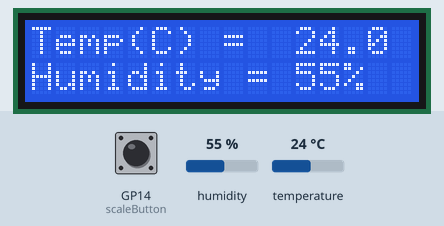
Recording of a program running on a simulated Raspberry Pi Pico running MicroPython. Shown: 16×2 character LCD. The inputs (shaded band) are chosen by the test bench; at power-on: GP14 (scaleButton) HIGH, humidity 55 %, temperature 24 °C.

Above: at 3.2 s.
3.3 s: GP14 (scaleButton) pulled LOW for 2.35 s
At 6.3 s:
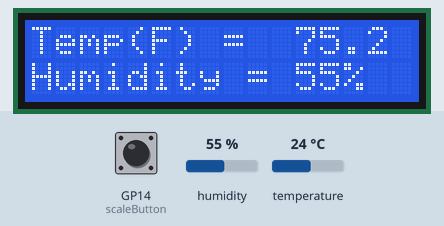
7.1 s: humidity set to 22 %
At 9.4 s:
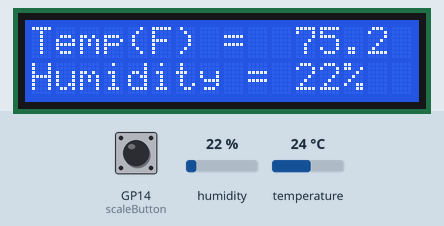
9.8 s: temperature set to 12 °C
At 11.3 s:
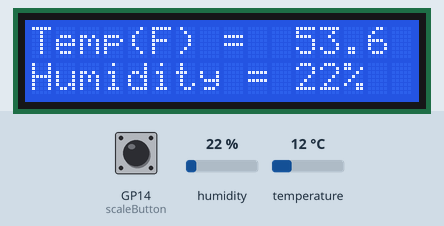
12.5 s: GP14 (scaleButton) pulled LOW for 2.35 s
At 16.0 s:
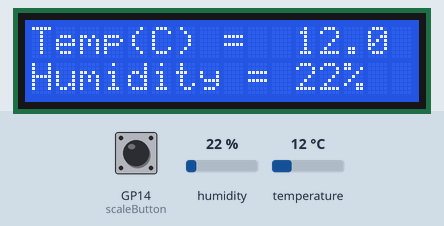
16.3 s: humidity set to 40 %
At 19.4 s:
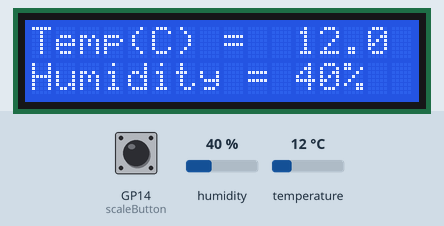
19.8 s: temperature set to 19 °C
At 20.8 s:
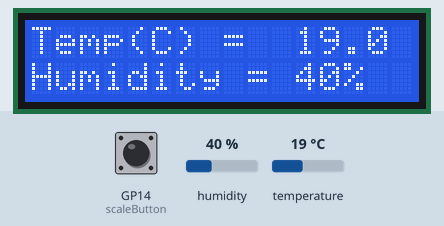
Timing chart, 0 to 22.8 s (numbered marks = the images above; inputs shaded):
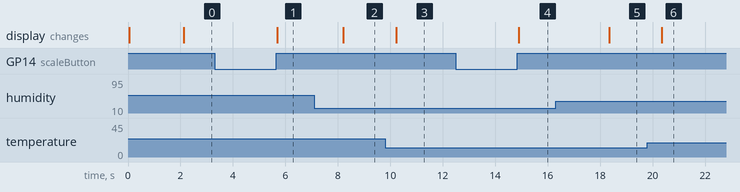

The program:

DHT11_LCD1602_SFLib.py
```python
# Program for DHT-11 Temp and Humidity Sensor
# Display on LCD1602
# Using a button to switch between degC to degF
# using "Blink Without Delay" Concept from Keith Lohmeyer
# to get a faster button response
# Lori Pfahler
# June 2023

# import needed modules
from utime import sleep, ticks_ms, ticks_diff
from machine import Pin
from dht import DHT11
from lcd1602 import LCD

# setup DHT-11:  use internal pull-down resistor and setup as an output
# this is backwards to what you might think (should be an input)
DHT_pin = Pin(17, Pin.OUT, Pin.PULL_DOWN)
myDHT11 = DHT11(DHT_pin)

# setup button
scaleButton = Pin(14, Pin.IN, Pin.PULL_UP)

# setup LCD - Using Sunfounder Library for LDC1602
myLCD = LCD()

# variable to track scale to use: True = degC; False = degF
scale_toggle = True
# variable for debouncing button in interrupt function
scale_debounce_time = 0

# scaleButton interrupt function
def scale_handler(scaleButton):
    global scale_toggle, scale_debounce_time
    if ticks_diff(ticks_ms(), scale_debounce_time) > 300:
        scale_toggle = not scale_toggle
        scale_debounce_time = ticks_ms()

# interrupt request
scaleButton.irq(trigger = Pin.IRQ_RISING, handler = scale_handler)

# allow DHT11 to initialize
sleep(2)

# track time between reads of DHT-11 - intialize previous time
previous_time = ticks_ms()

# get initial reading and send to the LCD
myDHT11.measure()
humid = myDHT11.humidity()
tempC = myDHT11.temperature()
text_H = f'Humidity = {humid}%'
myLCD.write(0, 1, text_H)
text_C = f'Temp(C) = {tempC:5.1f}'
myLCD.write(0, 0, text_C)

try:
    while True:
        # only read the DHT11 every two seconds but let the loop proceed
        if ticks_diff(ticks_ms(), previous_time) > 2000:
            myDHT11.measure()
            previous_time = ticks_ms()
            humid = myDHT11.humidity()
            tempC = myDHT11.temperature()
            # humidity only needs to update when we get a new reading
            text_H = f'Humidity = {humid}%'
            myLCD.write(0, 1, text_H)

        if scale_toggle == True:
            text_C = f'Temp(C) = {tempC:5.1f}'
            myLCD.write(0, 0, text_C)
        else:
            tempF = (tempC * 1.8) + 32
            text_F = f'Temp(F) = {tempF:5.1f}'
            myLCD.write(0, 0, text_F)

except KeyboardInterrupt:
    # myLCD.clear() did not work reliably for me - tried adding sleep as well
    # myLCD.clear()
    # code below works sometimes ...
    myLCD.write(0, 0, '                ')
    myLCD.write(0, 1, '                ')
    print('Done')
```

Measured:
- after the input at 3.3 s, the display: changes after 2.4 s (image 1)
- after the input at 7.1 s, the display: changes after 1.1 s (image 2)
- after the input at 9.8 s, the display: changes after 0.43 s (image 3)
- after the input at 12.5 s, the display: changes after 2.4 s (image 4)
- after the input at 16.3 s, the display: changes after 2.1 s (image 5)
- after the input at 19.8 s, the display: changes after 0.55 s (image 6)
